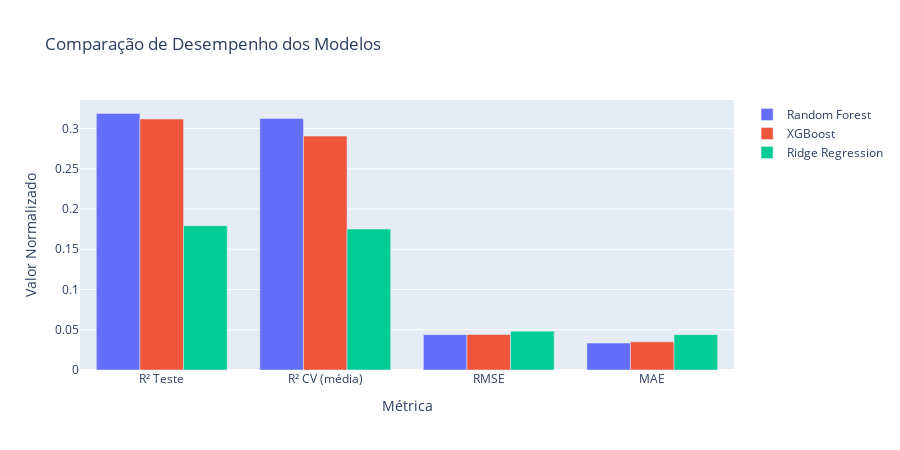

Notebook source saved alongside this figure:
### Markdown cell above
## 6. Comparação de Desempenho dos Modelos

### Code cell
# Tabela comparativa
comparacao_modelos = pd.DataFrame({
    'Modelo': ['Random Forest', 'XGBoost', 'Ridge Regression'],
    'R² Teste': [r2_test_rf, r2_test_xgb, r2_test_ridge],
    'R² CV (média)': [cv_scores_rf.mean(), cv_scores_xgb.mean(), cv_scores_ridge.mean()],
    'R² CV (std)': [cv_scores_rf.std(), cv_scores_xgb.std(), cv_scores_ridge.std()],
    'RMSE': [rmse_test_rf, rmse_test_xgb, rmse_test_ridge],
    'MAE': [mae_test_rf, mae_test_xgb, mae_test_ridge]
})

print("\n", comparacao_modelos.to_string(index=False))

# Visualização da comparação
fig_compare = go.Figure()

metricas = ['R² Teste', 'R² CV (média)', 'RMSE', 'MAE']
for i, modelo in enumerate(comparacao_modelos['Modelo']):
    valores = [
        comparacao_modelos.loc[i, 'R² Teste'],
        comparacao_modelos.loc[i, 'R² CV (média)'],
        comparacao_modelos.loc[i, 'RMSE'] / 0.3,  # Normalizar escala
        comparacao_modelos.loc[i, 'MAE'] / 0.3
    ]
    fig_compare.add_trace(go.Bar(
        name=modelo,
        x=metricas,
        y=valores
    ))

fig_compare.update_layout(
    title='Comparação de Desempenho dos Modelos',
    xaxis_title='Métrica',
    yaxis_title='Valor Normalizado',
    barmode='group',
    height=450
)
fig_compare.show()

### Figure 1 — Plotly figure (JSON) as saved in the notebook; plotly's stock layout.template omitted (floating-point values rounded to 4 significant figures)
{"data": [{"name": "Random Forest", "type": "bar", "x": ["R² Teste", "R² CV (média)", "RMSE", "MAE"], "y": [0.3187, 0.3126, 0.04394, 0.03348]}, {"name": "XGBoost", "type": "bar", "x": ["R² Teste", "R² CV (média)", "RMSE", "MAE"], "y": [0.3118, 0.2907, 0.04417, 0.03498]}, {"name": "Ridge Regression", "type": "bar", "x": ["R² Teste", "R² CV (média)", "RMSE", "MAE"], "y": [0.1792, 0.1751, 0.04823, 0.04393]}], "layout": {"barmode": "group", "height": 450, "title": {"text": "Comparação de Desempenho dos Modelos"}, "xaxis": {"title": {"text": "Métrica"}}, "yaxis": {"title": {"text": "Valor Normalizado"}}}}
